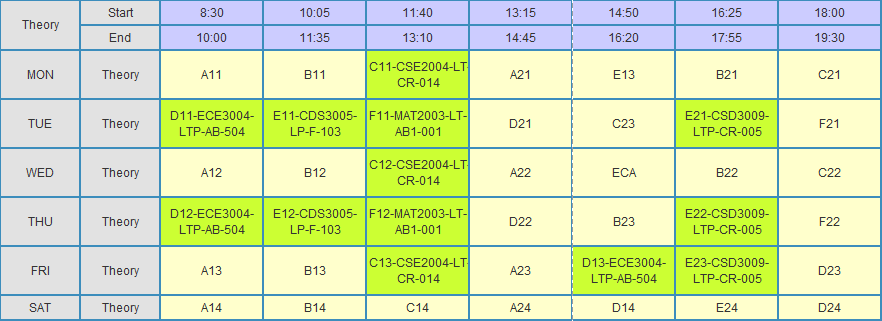
#> input picture dataset/timetable3.png, 882 x 321 px
$ python ocr.py
#> lines starting #> are read from the running program, lines starting #| are printed output that depends on the picture; after the words box and inside, x2 and y2 are one past the last pixel; in counts of white or black regions, pixels touching at a corner belong together
import os
import cv2
import time
import json
import pytesseract
import numpy as np
import pandas as pd
import matplotlib.pyplot as plt
from utils import tt2json

# [33 lines left out: function display_image, not called in this run]


def preprocess_image(image):
    """
    Preprocess the input image.

    Args:
    - image: Input image data as a NumPy array.

    Returns:
    - Preprocessed image data (grayscale and thresholded).

    """
    gray = cv2.cvtColor(image, cv2.COLOR_BGR2GRAY)
    thresh = cv2.threshold(gray, 128, 255, cv2.THRESH_BINARY_INV | cv2.THRESH_OTSU)[1]
    return (gray, thresh)


def find_grid(image_thresh):
    """
    Find the grid lines in the preprocessed image.

    Args:
    - image_thresh: Thresholded image data.

    Returns:
    - Image data with grid lines detected.

    """
    kernel_len = np.array(image_thresh).shape[1] // 100
    ver_kernel = cv2.getStructuringElement(cv2.MORPH_RECT, (1, kernel_len))
    hor_kernel = cv2.getStructuringElement(cv2.MORPH_RECT, (kernel_len, 1))
    kernel = cv2.getStructuringElement(cv2.MORPH_RECT, (2, 2))

    vertical_lines = cv2.erode(image_thresh, ver_kernel, iterations=3)
    vertical_lines = cv2.dilate(vertical_lines, ver_kernel, iterations=3)

    horizontal_lines = cv2.erode(image_thresh, hor_kernel, iterations=3)
    horizontal_lines = cv2.dilate(horizontal_lines, hor_kernel, iterations=3)

    grid_vh = cv2.addWeighted(horizontal_lines, 0.5, vertical_lines, 0.5, 0)
    grid_vh = cv2.erode(~grid_vh, kernel, iterations=2)
    grid_vh = cv2.threshold(grid_vh, 128, 255, cv2.THRESH_BINARY | cv2.THRESH_OTSU)[1]

    return grid_vh


def sort_contours(cnts, method="left-to-right"):
        """
        Sort contours based on the provided method.

        Args:
        - cnts: List of contours to sort.
        - method: Sorting method (left-to-right, right-to-left, top-to-bottom, bottom-to-top).

        Returns:
        - Sorted list of contours.

        """
        reverse = False
        i = 0
        if method == "right-to-left" or method == "bottom-to-top":
            reverse = True
        if method == "top-to-bottom" or method == "bottom-to-top":
            i = 1
        boundingBoxes = [cv2.boundingRect(c) for c in cnts]
        (cnts, boundingBoxes) = zip(*sorted(zip(cnts, boundingBoxes), key=lambda b: b[1][i], reverse=reverse))
        return (cnts, boundingBoxes)


def xor_and_not_grid(gray, grid):
    """
    Apply XOR and NOT operations on the grid with the original image.

    Args:
    - gray: Input grayscale image data as a NumPy array.
    - grid: Image data with grid lines.

    Returns:
    - Processed image data.

    """
    grid_bitxor = cv2.bitwise_xor(gray, grid)
    grid_bitnot = cv2.bitwise_not(grid_bitxor)
    return grid_bitnot


def extract_cells_from_grid(grid_vh):
    """
    Extract cells from the grid.

    Args:
    - grid_vh: Image data with grid lines.

    Returns:
    - List of boxes containing cell coordinates.

    """

    contours, _ = cv2.findContours(grid_vh, cv2.RETR_TREE, cv2.CHAIN_APPROX_SIMPLE)

    contours, boundingBoxes = sort_contours(contours, method="top-to-bottom")

    heights = [boundingBoxes[i][3] for i in range(len(boundingBoxes))]
    mean_height = np.mean(heights)

    box = []
    for c in contours:
        x, y, w, h = cv2.boundingRect(c)
        if w < 1000 and h < 500:
            box.append([x, y, w, h])

    row = []
    column = []
    j = 0
    for i in range(len(box)):
        if i == 0:
            column.append(box[i])
            previous = box[i]
        else:
            if box[i][1] <= previous[1] + mean_height / 2:
                column.append(box[i])
                previous = box[i]
                if i == len(box) - 1:
                    row.append(column)
            else:
                row.append(column)
                column = []
                previous = box[i]
                column.append(box[i])

    # Calculate maximum number of cells
    countcol = 0
    for i in range(len(row)):
        countcol = len(row[i])
        if countcol > countcol:
            countcol = countcol

    # Retrieve the center of each column
    center = [int(row[i][j][0] + row[i][j][2] / 2) for j in range(len(row[i])) if row[0]]
    center = np.array(center)
    center.sort()

    # Arrange the boxes in respective order
    cells = []
    for i in range(len(row)):
        lis = []
        for k in range(countcol):
            lis.append([])
        for j in range(len(row[i])):
            diff = abs(center - (row[i][j][0] + row[i][j][2] / 4))
            minimum = min(diff)
            indexing = list(diff).index(minimum)
            lis[indexing].append(row[i][j])
        cells.append(lis)

    return cells


def extract_text_from_cells(cells, grid, progress_callback=None):
    """
    Extract text from each cell in the grid.

    Args:
    - cells: List of boxes containing cell coordinates.
    - grid: Image data (must be grayscale) with grid lines.
    - progress_callback: Callback function to track progress.

    Returns:
    - Extracted text as a pandas DataFrame.

    """

    outer = []
    total_cells = len(cells) * len(cells[0])
    current_cell = 0

    for i in range(len(cells)):
        for j in range(len(cells[i])):
            inner = ""
            if len(cells[i][j]) == 0:
                outer.append(' ')
            else:
                for k in range(len(cells[i][j])):
                    y, x, w, h = cells[i][j][k][0], cells[i][j][k][1], cells[i][j][k][2], cells[i][j][k][3]
                    final_img = grid[x:x+h, y:y+w]
                    kernel = cv2.getStructuringElement(cv2.MORPH_RECT, (2, 1))
                    border = cv2.copyMakeBorder(final_img, 2, 2, 2, 2, cv2.BORDER_CONSTANT, value=[255, 255])
                    resizing = cv2.resize(border, None, fx=2, fy=2, interpolation=cv2.INTER_CUBIC)
                    dilation = cv2.dilate(resizing, kernel, iterations=1)
                    erosion = cv2.erode(dilation, kernel, iterations=1)

                    out = pytesseract.image_to_string(erosion)
                    if len(out) == 0:
                        out = pytesseract.image_to_string(erosion, config='--psm 3')
                    inner = inner + " " + out

                    current_cell += 1
                    if progress_callback is not None:
                        progress = int(45 + (current_cell / total_cells) * 55)
                        progress_callback(progress)

                outer.append(inner.strip())

    arr = np.array(outer)
    dataframe = pd.DataFrame(arr.reshape(len(cells), len(cells[0])))
    return dataframe


def parse_timetable(image_path = None, image = None, progress_callback = None):
    """
    Process an image and extract text from the grid.

    Args:
    - image_path: File path of the input image.
    - image: Image data as a NumPy array.
    - progress_callback: Callback function to track progress.

    Returns:
    - Extracted text as a pandas DataFrame.

    """
#> called with image_path = './dataset/timetable3.png'
    if image_path is None and image is None:
        raise ValueError("Please provide an image path or image data.")
    elif image is not None and image_path is not None:
        raise ValueError("Please provide only one of image path or image data.")
    elif image is not None and image_path is None:
        image = cv2.imdecode(np.fromstring(image.read(), np.uint8), cv2.IMREAD_UNCHANGED)
    elif image is None:
        image = cv2.imread(image_path)
#> image is the input picture: shape (321, 882, 3); mean B, G, R 176.7, 230, 214
        if image is None:
            raise ValueError("Failed to load image from path:", image_path)

    if progress_callback is not None:
        progress_callback(0)
        time.sleep(0.05)
        gray, image_thresh = preprocess_image(image)
        progress_callback(15)
        grid = find_grid(image_thresh)
        progress_callback(30)
        cells = extract_cells_from_grid(grid)
        progress_callback(45)
        grid = xor_and_not_grid(gray, grid)
        timetable = extract_text_from_cells(cells, grid, progress_callback)
        progress_callback(100)
    else:
        gray, image_thresh = preprocess_image(image)
#> in preprocess_image, `thresh = cv2.threshold(gray, 128, 255, cv2.THRESH_BINARY_INV | cv2.THR..`:
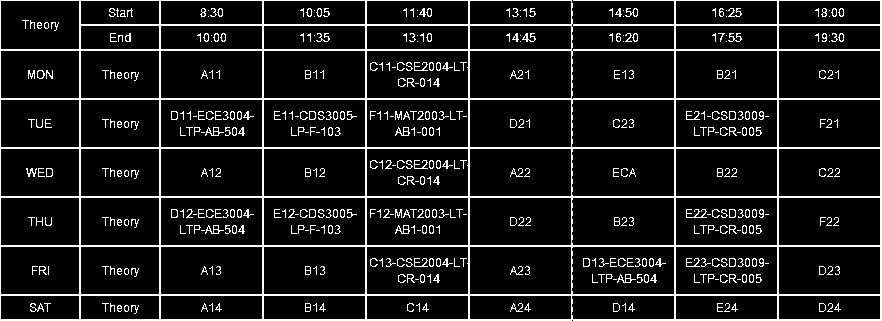
#> thresh: shape (321, 882); 10.6% white in thin lines or dots
        grid = find_grid(image_thresh)
#> in find_grid, `horizontal_lines = cv2.erode(image_thresh, hor_kernel, iterations=3)`:
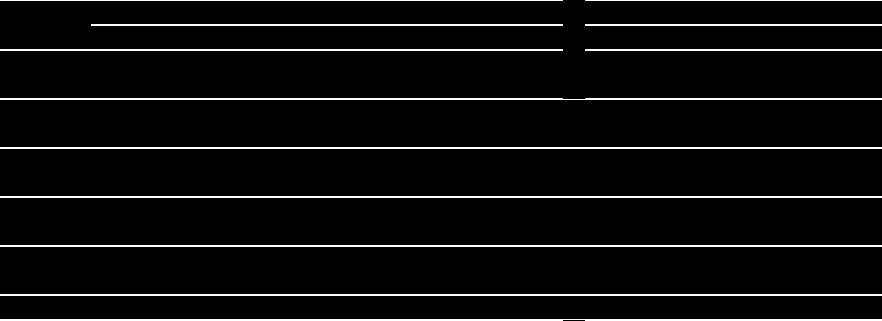
#> horizontal_lines: shape (321, 882); 5.2% white in thin lines or dots
#> in find_grid, `grid_vh = cv2.threshold(grid_vh, 128, 255, cv2.THRESH_BINARY | cv2.THR..`:
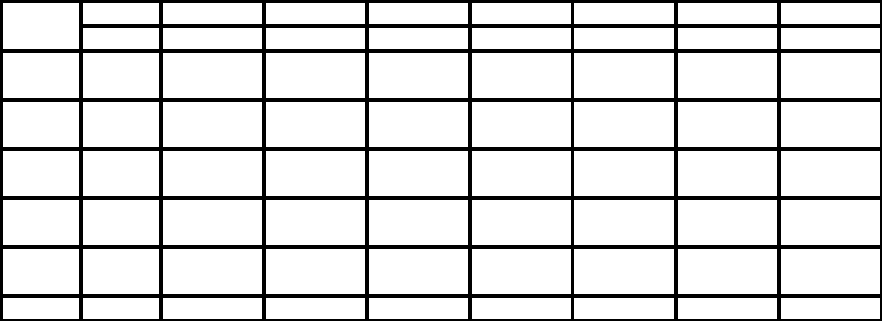
#> grid_vh: shape (321, 882); 86.2% white; 1 black region
        cells = extract_cells_from_grid(grid)
#> in extract_cells_from_grid, `contours, _ = cv2.findContours(grid_vh, cv2.RETR_TREE, cv2.CHAIN_APPRO..`: contours = 71 contours; largest, box (x1, y1, x2, y2) and area: (574, 249, 674, 294) 4356, (574, 200, 674, 245) 4356, (574, 151, 674, 196) 4356, (574, 102, 674, 147) 4356, (574, 53, 674, 98) 4356
#> in sort_contours, `boundingBoxes = [cv2.boundingRect(c) for c in cnts]`: boundingBoxes = 71 items, first 6: (781, 298, 99, 21), (678, 298, 99, 21), (574, 298, 100, 21), (472, 298, 99, 21), (369, 298, 99, 21), (266, 298, 99, 21)
#> in sort_contours, `(cnts, boundingBoxes) = zip(*sorted(zip(cnts, boundingBoxes), key=lamb..`: cnts = 71 contours; largest, box (x1, y1, x2, y2) and area: (574, 53, 674, 98) 4356, (574, 102, 674, 147) 4356, (574, 151, 674, 196) 4356, (574, 200, 674, 245) 4356, (574, 249, 674, 294) 4356; boundingBoxes = 71 items, first 6: (781, 3, 99, 21), (678, 3, 99, 21), (574, 3, 100, 21), (472, 3, 99, 21), (369, 3, 99, 21), (266, 3, 99, 21)
#> in extract_cells_from_grid, `contours, boundingBoxes = sort_contours(contours, method="top-to-botto..`: contours has the same summary as cnts in sort_contours
#> in extract_cells_from_grid, `heights = [boundingBoxes[i][3] for i in range(len(boundingBoxes))]`: heights = 71 values, max 46 at index 8, min 21 at index 0, mean 36.56
#> in extract_cells_from_grid, `mean_height = np.mean(heights)`: mean_height = 36.56
#> the loop in extract_cells_from_grid, `for c in contours:` made 71 passes
#> (c, x, y, w, h) on passes 1 to 7: ([[781, 3], [781, 23], [879, 23], [879, 3]], 781, 3, 99, 21), ([[678, 3], [678, 23], [776, 23], [776, 3]], 678, 3, 99, 21), ([[574, 3], [574, 23], [673, 23], [673, 3]], 574, 3, 100, 21), ([[472, 3], [472, 23], [570, 23], [570, 3]], 472, 3, 99, 21), ([[369, 3], [369, 23], [467, 23], [467, 3]], 369, 3, 99, 21), ([[266, 3], [266, 23], [364, 23], [364, 3]], 266, 3, 99, 21), ([[163, 3], [163, 23], [261, 23], [261, 3]], 163, 3, 99, 21)
#> after the loop in extract_cells_from_grid, `for c in contours:`: box = 71 items, first 6: [781, 3, 99, 21], [678, 3, 99, 21], [574, 3, 100, 21], [472, 3, 99, 21], [369, 3, 99, 21], [266, 3, 99, 21]
#> the loop in extract_cells_from_grid, `for i in range(len(box)):` made 71 passes
#> after the loop in extract_cells_from_grid, `for i in range(len(box)):`: row = 8 items
#> the loop in extract_cells_from_grid, `for i in range(len(row)):` made 8 passes
#> countcol on passes 1 to 8: 9, 8, 9, 9, 9, 9, 9, 9
#> in extract_cells_from_grid, `center = [int(row[i][j][0] + row[i][j][2] / 2) for j in range(len(row[..`: center = [830, 727, 624, 521, 418, 315, 212, 121, 41]
#> the loop in extract_cells_from_grid, `for i in range(len(row)):` made 8 passes
#> after the loop in extract_cells_from_grid, `for i in range(len(row)):`: cells = 8 items
#> cells = 8 items
        grid = xor_and_not_grid(gray, grid)
#> in xor_and_not_grid, `grid_bitxor = cv2.bitwise_xor(gray, grid)`:
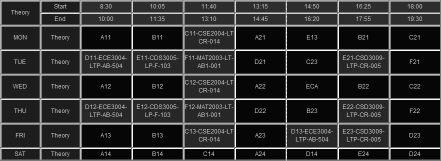
#> grid_bitxor: shape (321, 882) (shown at 1/2 size); min 6, max 255, mean 48.9
#> in xor_and_not_grid, `grid_bitnot = cv2.bitwise_not(grid_bitxor)`:
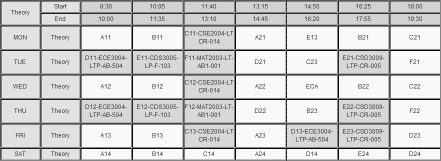
#> grid_bitnot: shape (321, 882) (shown at 1/2 size); min 0, max 249, mean 206.1
        timetable = extract_text_from_cells(cells, grid)
#> in extract_text_from_cells, `total_cells = len(cells) * len(cells[0])`: total_cells = 72
#> the loop in extract_text_from_cells, `for i in range(len(cells)):` made 1 pass
#> after the loop in extract_text_from_cells, `for i in range(len(cells)):`:
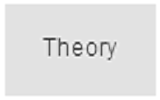
#> dilation: shape (100, 160); min 40, max 255, mean 226.8
#> after the loop in extract_text_from_cells, `for i in range(len(cells)):`:
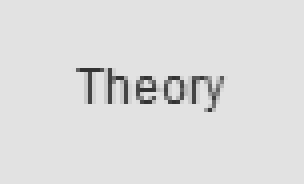
#> final_img: shape (46, 76) (shown 4 times larger); min 51, max 226, mean 221.3
#> after the loop in extract_text_from_cells, `for i in range(len(cells)):`: current_cell = 0; outer = []

    return timetable

if __name__ == "__main__":
    timetable_path = "./dataset/timetable3.png"
#> (the run stopped early here; a loop or call above may not have finished)

$ run again, with dataset/timetable1.png copied over dataset/timetable3.png
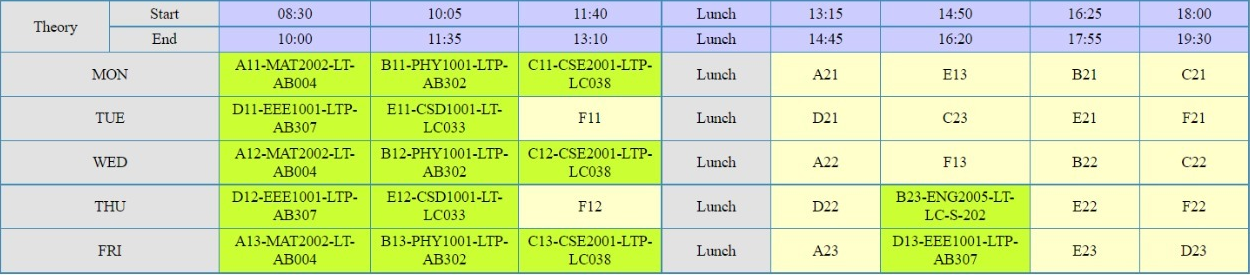
#> input picture dataset/timetable1.png, 1250 x 275 px
#> in parse_timetable, image is the input picture: shape (275, 1250, 3); mean B, G, R 170.7, 227.9, 211.4
#> in preprocess_image, `thresh = cv2.threshold(gray, 128, 255, cv2.THRESH_BINARY_INV | cv2.THR..`:
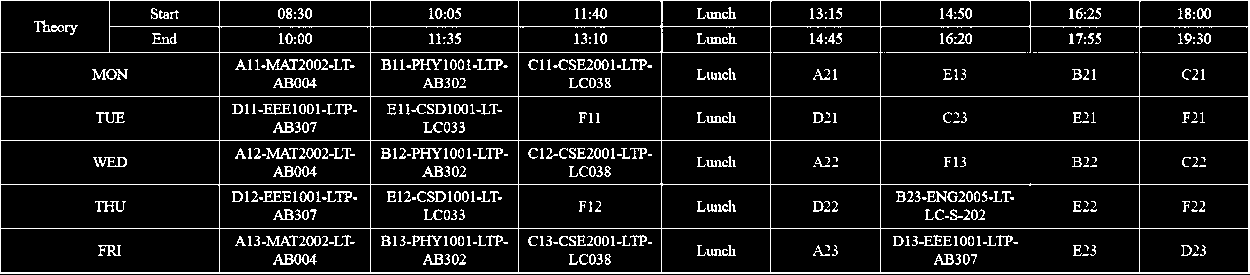
#> thresh: shape (275, 1250); 9% white in thin lines or dots
#> in extract_cells_from_grid, `contours, _ = cv2.findContours(grid_vh, cv2.RETR_TREE, cv2.CHAIN_APPRO..`: contours = 56 contours; largest, box (x1, y1, x2, y2) and area: (883, 29, 1139, 96) 15761, (883, 231, 1139, 272) 10200, (883, 187, 1139, 228) 10200, (883, 143, 1139, 184) 10200, (883, 99, 1139, 140) 10200
#> in sort_contours, `boundingBoxes = [cv2.boundingRect(c) for c in cnts]`: boundingBoxes = 56 items, first 6: (1142, 231, 106, 41), (883, 231, 256, 41), (773, 231, 107, 41), (664, 231, 106, 41), (521, 231, 140, 41), (373, 231, 145, 41)
#> in sort_contours, `(cnts, boundingBoxes) = zip(*sorted(zip(cnts, boundingBoxes), key=lamb..`: cnts = 56 contours; largest, box (x1, y1, x2, y2) and area: (883, 29, 1139, 96) 15761, (883, 99, 1139, 140) 10200, (883, 143, 1139, 184) 10200, (883, 187, 1139, 228) 10200, (883, 231, 1139, 272) 10200; boundingBoxes = 56 items, first 6: (1142, 3, 106, 23), (1033, 3, 106, 23), (883, 3, 147, 23), (773, 3, 107, 23), (665, 3, 105, 23), (521, 3, 140, 23)
#> in extract_cells_from_grid, `contours, boundingBoxes = sort_contours(contours, method="top-to-botto..`: contours has the same summary as cnts in sort_contours
#> heights = 56 values, max 67 at index 10, min 23 at index 0, mean 37.25
#> mean_height = 37.25
#> the loop in extract_cells_from_grid, `for c in contours:` made 56 passes
#> (c, x, y, w, h) on passes 1 to 6: ([[1142, 3], [1142, 25], [1247, 25], [1247, 3]], 1142, 3, 106, 23), ([[1033, 3], [1033, 25], [1138, 25], [1138, 3]], 1033, 3, 106, 23), ([[883, 3], [883, 25], [1029, 25], [1029, 3]], 883, 3, 147, 23), ([[773, 3], [773, 25], [879, 25], [879, 3]], 773, 3, 107, 23), ([[665, 3], [665, 25], [769, 25], [769, 3]], 665, 3, 105, 23), ([[521, 3], [521, 25], [660, 25], [660, 3]], 521, 3, 140, 23)
#> after the loop in extract_cells_from_grid, `for c in contours:`: box = 56 items, first 6: [1142, 3, 106, 23], [1033, 3, 106, 23], [883, 3, 147, 23], [773, 3, 107, 23], [665, 3, 105, 23], [521, 3, 140, 23]
#> the loop in extract_cells_from_grid, `for i in range(len(box)):` made 56 passes
#> after the loop in extract_cells_from_grid, `for i in range(len(box)):`: row = 7 items
#> the loop in extract_cells_from_grid, `for i in range(len(row)):` made 7 passes
#> countcol on passes 1 to 7: 10, 8, 6, 8, 8, 8, 8
#> center = [1195, 1011, 826, 717, 591, 445, 296, 111]
#> the loop in extract_cells_from_grid, `for i in range(len(row)):` made 7 passes
#> after the loop in extract_cells_from_grid, `for i in range(len(row)):`: cells = 7 items
#> total_cells = 56
#> the loop in extract_text_from_cells, `for i in range(len(cells)):` made 1 pass
#> after the loop in extract_text_from_cells, `for i in range(len(cells)):`:
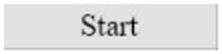
#> resizing: shape (54, 222); min 7, max 255, mean 223.6
#> after the loop in extract_text_from_cells, `for i in range(len(cells)):`: current_cell = 0; outer = []

$ run again, with dataset/timetable2.png copied over dataset/timetable3.png
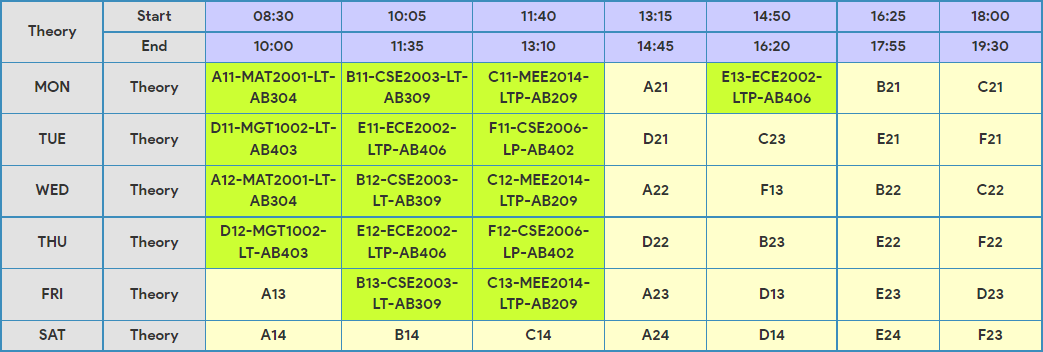
#> input picture dataset/timetable2.png, 1043 x 352 px
#> in parse_timetable, image is the input picture: shape (352, 1043, 3); mean B, G, R 169, 227.7, 211.4
#> in preprocess_image, `thresh = cv2.threshold(gray, 128, 255, cv2.THRESH_BINARY_INV | cv2.THR..`:
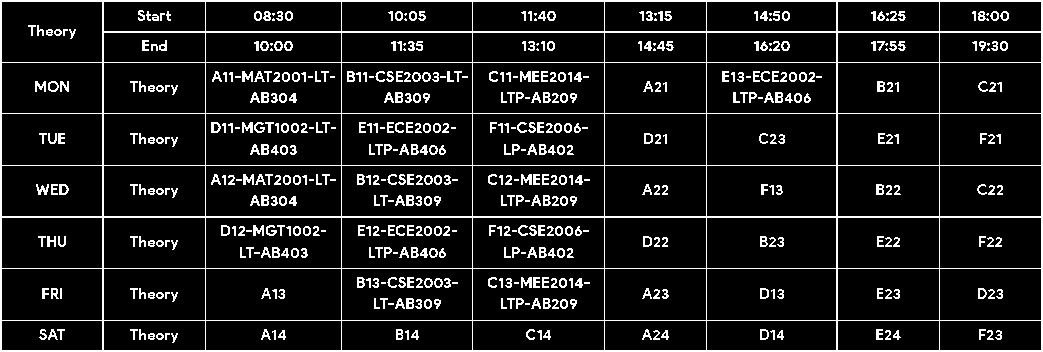
#> thresh: shape (352, 1043); 10.5% white in thin lines or dots
#> vertical_lines: shape (352, 1043); 1.3% white in thin lines or dots
#> in extract_cells_from_grid, `contours, _ = cv2.findContours(grid_vh, cv2.RETR_TREE, cv2.CHAIN_APPRO..`: contours = 71 contours; largest, box (x1, y1, x2, y2) and area: (208, 271, 341, 320) 6336, (208, 116, 341, 165) 6336, (208, 220, 341, 268) 6204, (208, 168, 341, 216) 6204, (208, 65, 341, 113) 6204
#> in sort_contours, `boundingBoxes = [cv2.boundingRect(c) for c in cnts]`: boundingBoxes = 71 items, first 6: (942, 323, 99, 27), (840, 323, 99, 27), (709, 323, 127, 27), (607, 323, 99, 27), (475, 323, 129, 27), (344, 323, 128, 27)
#> in sort_contours, `(cnts, boundingBoxes) = zip(*sorted(zip(cnts, boundingBoxes), key=lamb..`: cnts = 71 contours; largest, box (x1, y1, x2, y2) and area: (208, 116, 341, 165) 6336, (208, 271, 341, 320) 6336, (208, 65, 341, 113) 6204, (208, 168, 341, 216) 6204, (208, 220, 341, 268) 6204; boundingBoxes = 71 items, first 6: (942, 4, 99, 27), (840, 4, 99, 27), (709, 4, 127, 27), (607, 4, 99, 27), (475, 4, 129, 27), (344, 4, 128, 27)
#> in extract_cells_from_grid, `contours, boundingBoxes = sort_contours(contours, method="top-to-botto..`: contours has the same summary as cnts in sort_contours
#> heights = 71 values, max 58 at index 8, min 27 at index 0, mean 41
#> mean_height = 41
#> the loop in extract_cells_from_grid, `for c in contours:` made 71 passes
#> (c, x, y, w, h) on passes 1 to 7: ([[942, 4], [942, 30], [1040, 30], [1040, 4]], 942, 4, 99, 27), ([[840, 4], [840, 30], [938, 30], [938, 4]], 840, 4, 99, 27), ([[709, 4], [709, 30], [835, 30], [835, 4]], 709, 4, 127, 27), ([[607, 4], [607, 30], [705, 30], [705, 4]], 607, 4, 99, 27), ([[475, 4], [475, 30], [603, 30], [603, 4]], 475, 4, 129, 27), ([[344, 4], [344, 30], [471, 30], [471, 4]], 344, 4, 128, 27), ([[208, 4], [208, 30], [340, 30], [340, 4]], 208, 4, 133, 27)
#> after the loop in extract_cells_from_grid, `for c in contours:`: box = 71 items, first 6: [942, 4, 99, 27], [840, 4, 99, 27], [709, 4, 127, 27], [607, 4, 99, 27], [475, 4, 129, 27], [344, 4, 128, 27]
#> the loop in extract_cells_from_grid, `for i in range(len(box)):` made 71 passes
#> after the loop in extract_cells_from_grid, `for i in range(len(box)):`: row = 8 items
#> the loop in extract_cells_from_grid, `for i in range(len(row)):` made 8 passes
#> countcol on passes 1 to 8: 9, 8, 9, 9, 9, 9, 9, 9
#> center = [991, 889, 772, 656, 539, 408, 274, 155, 53]
#> the loop in extract_cells_from_grid, `for i in range(len(row)):` made 8 passes
#> after the loop in extract_cells_from_grid, `for i in range(len(row)):`: cells = 8 items
#> total_cells = 72
#> the loop in extract_text_from_cells, `for i in range(len(cells)):` made 1 pass
#> after the loop in extract_text_from_cells, `for i in range(len(cells)):`:
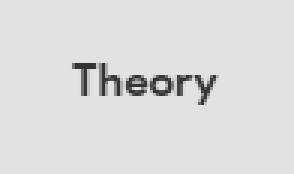
#> final_img: shape (58, 98) (shown 3 times larger); min 51, max 226, mean 220.5
#> after the loop in extract_text_from_cells, `for i in range(len(cells)):`: current_cell = 0; outer = []
